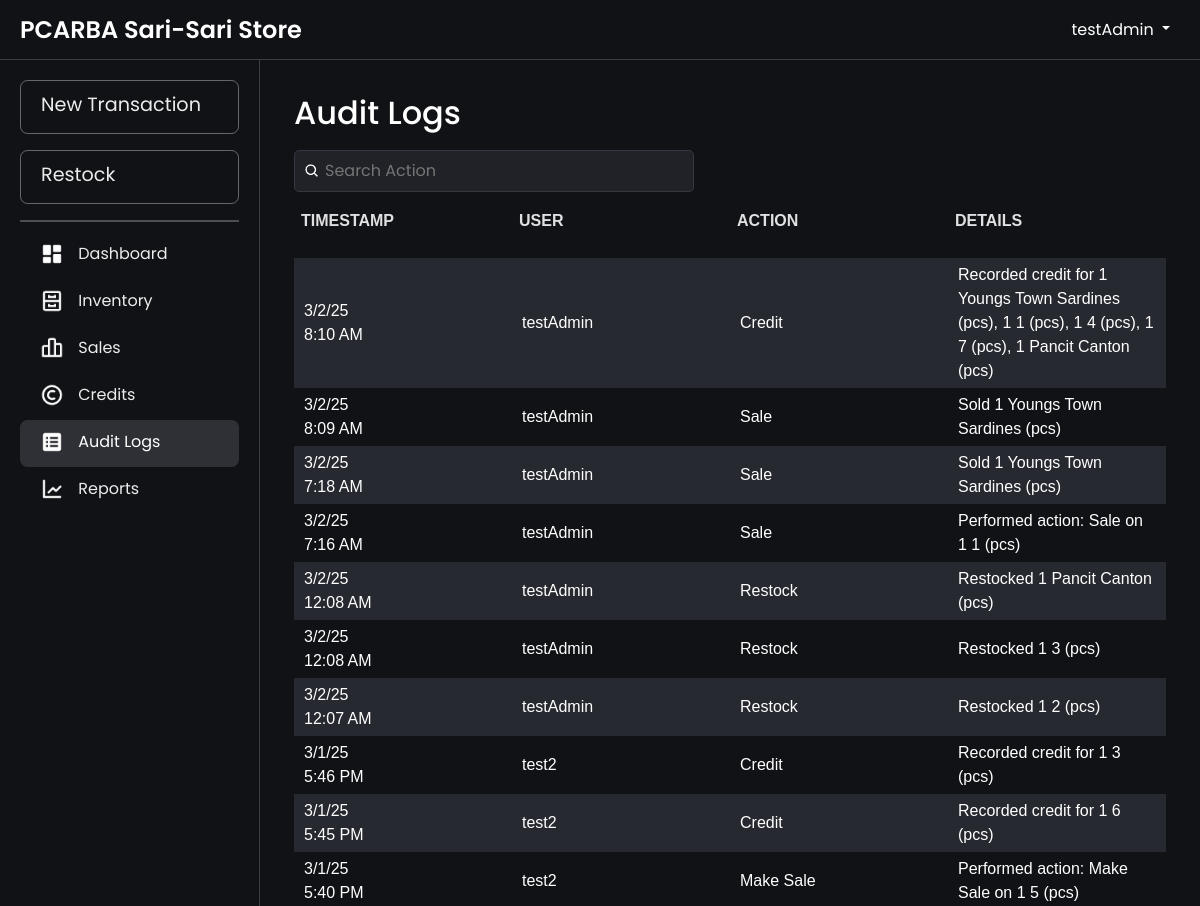
The page /audit_logs.php (signed in, upper part) on the database as committed earlier.
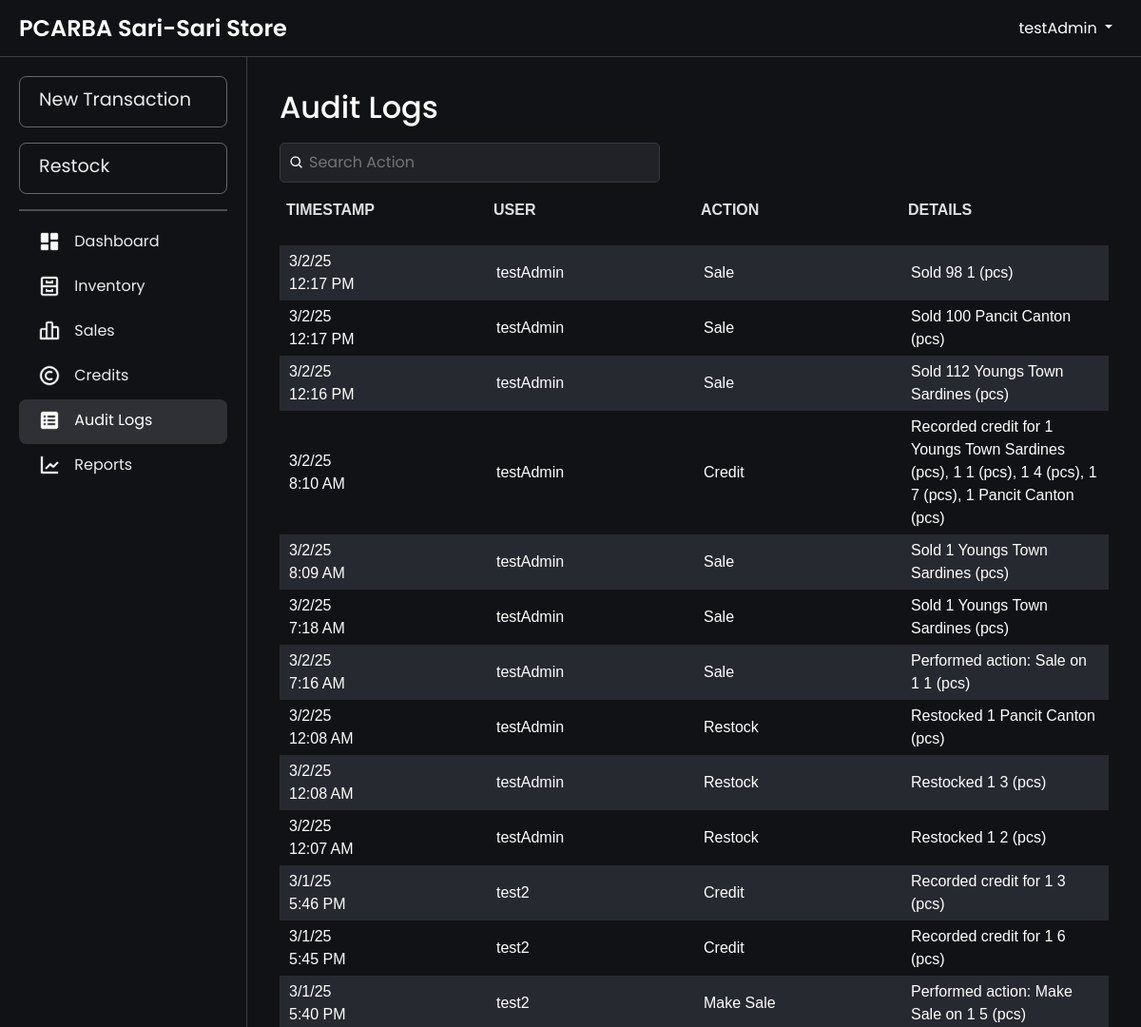
The same page on the database as committed later.
### tables this page shows
CREATE TABLE `audit_logs` (
  `logId` int(11) NOT NULL AUTO_INCREMENT,
  `action` varchar(50) NOT NULL COMMENT 'Type of action (e.g., Add Product, Restock, Sale, etc.)',
  `details` text DEFAULT NULL COMMENT 'Details of the action (e.g., JSON or descriptive text)',
  `userId` int(11) NOT NULL COMMENT 'User who performed the action',
  `timestamp` timestamp NOT NULL DEFAULT current_timestamp() COMMENT 'Time of the action',
  PRIMARY KEY (`logId`),
  KEY `users_audit_logs` (`userId`),
  CONSTRAINT `users_audit_logs` FOREIGN KEY (`userId`) REFERENCES `users` (`userId`) ON DELETE CASCADE
);

CREATE TABLE `users` (
  `userId` int(11) NOT NULL AUTO_INCREMENT,
  `username` varchar(50) NOT NULL,
  `password` varchar(255) NOT NULL,
  `login_count` int(11) DEFAULT 0,
  PRIMARY KEY (`userId`),
  UNIQUE KEY `username` (`username`)
);

### htdocs/audit_logs.php (the view, shortened to what this page needs)
<?php
include 'db.php';
$query = "SELECT a.logId, a.action, a.details, a.timestamp, u.username
          FROM audit_logs a
          JOIN users u ON a.userId = u.userId
          ORDER BY a.timestamp DESC";
$result = $conn->query($query);
$logs = $result->fetch_all(MYSQLI_ASSOC);
?>
<!DOCTYPE html>
<html lang="en">
<head>
    <link rel="stylesheet" href="css/bootstrap.min.css">
    <link rel="stylesheet" href="css/layer1.css">
</head>
<body>
    <?php include 'navbar.php'; ?>
    <div class="main-content fade-in">
        <div class="container">
            <div class="header-container">
                <h2>Audit Logs</h2>
                <div class="search-container">
                    <div class="search-wrapper">
                        <img src="images/search-icon.png" alt="Search" class="search-icon">
                        <input type="text" id="searchBar" placeholder="Search Action" onkeyup="filterLogs(); toggleClearIcon();">
                    </div>
                </div>
            </div>
            <div class="table-wrapper">
                <table id="logsTable" width="100%">
                    <thead>
                        <tr align="left">
                            <th>Timestamp</th>
                            <th>User</th>
                            <th>Action</th>
                            <th>Details</th>
                        </tr>
                    </thead>
                    <tbody>
                        <?php if (empty($logs)) { ?>
                            <tr>
                                <td colspan="4" style="text-align: center;">No logs found.</td>
                            </tr>
                        <?php } else { ?>
                            <?php foreach ($logs as $log) {
                                $date = !empty($log['timestamp'])
                                    ? date("n/j/y", strtotime($log['timestamp'])) . "<br>" . date("g:i A", strtotime($log['timestamp']))
                                    : 'N/A';
                            ?>
                                <tr>
                                    <td><?php echo $date; ?></td>
                                    <td><?php echo htmlspecialchars($log['username']); ?></td>
                                    <td><?php echo htmlspecialchars($log['action']); ?></td>
                                    <td><?php echo htmlspecialchars($log['details']); ?></td>
                                </tr>
                            <?php } ?>
                        <?php } ?>
                    </tbody>
                </table>
            </div>
        </div>
    </div>
</body>
</html>

### htdocs/navbar.php (shortened to what this page needs)
<?php
$current_page = basename($_SERVER['PHP_SELF']);
?>
<!DOCTYPE html>
<html lang="en">
<head>
    <link rel="stylesheet" href="css/bootstrap.min.css">
    <link rel="stylesheet" href="css/layer1.css">
</head>
<body>
    <nav class="navbar navbar-expand-lg navbar-dark navbar-fixed-top">
        <div class="navbar1">
            <a class="navbar-brand" href="dashboard.php">PCARBA Sari-Sari Store</a>
        </div>
        <div class="navbar2">
            <div class="ms-auto">
                <div class="dropdown">
                    <a class="nav-link dropdown-toggle" href="" role="button" data-bs-toggle="dropdown" aria-expanded="false">
                        <?php echo $_SESSION['username']; ?>
                    </a>
                </div>
            </div>
        </div>
    </nav>
    <div class="sidebar sidebar-open">
        <a href="transaction.php" class="sidebar-link sidebar-record-sale <?php echo in_array($current_page, ['addSale.php', 'addCredit.php', 'transaction.php']) ? 'active' : ''; ?>">New Transaction</a>
        <a href="restock.php" class="sidebar-link sidebar-restock <?php echo in_array($current_page, ['restock.php']) ? 'active' : ''; ?>">Restock</a>
        <hr>
        <a href="dashboard.php" class="<?php echo $current_page == 'dashboard.php' ? 'active' : ''; ?>">
            <img src="images/<?php echo $current_page == 'dashboard.php' ? 'DB.png' : 'DB.png'; ?>" alt="Dashboard">&nbsp;Dashboard
        </a>
        <a href="inventory.php" class="<?php echo $current_page == 'inventory.php' ? 'active' : ''; ?>">
            <img src="images/<?php echo $current_page == 'inventory.php' ? 'cabinet_active.png' : 'cabinet.png'; ?>" alt="Inventory">&nbsp;Inventory
        </a>
        <a href="sales.php" class="<?php echo $current_page == 'sales.php' ? 'active' : ''; ?>">
            <img src="images/<?php echo $current_page == 'sales.php' ? 'barsales_active.png' : 'barsales.png'; ?>" alt="Sales">&nbsp;Sales
        </a>
        <a href="credit.php" class="<?php echo $current_page == 'credit.php' ? 'active' : ''; ?>">
            <img src="images/<?php echo $current_page == 'credit.php' ? 'credits-active.png' : 'credits.png'; ?>" alt="Credits">&nbsp;Credits
        </a>
        <a href="audit_logs.php" class="<?php echo $current_page == 'audit_logs.php' ? 'active' : ''; ?>">
            <img src="images/<?php echo $current_page == 'audit_logs.php' ? 'auditlogs-active.png' : 'auditlogs.png'; ?>" alt="Audit Logs">&nbsp;Audit Logs
        </a>
        <a href="reports.php" class="<?php echo $current_page == 'reports.php' ? 'active' : ''; ?>">
            <img src="images/<?php echo $current_page == 'reports.php' ? 'reports.png' : 'reports.png'; ?>" alt="reports">&nbsp;Reports
        </a>
    </div>
    <div class="overlay" onclick="toggleSidebar()"></div>
</body>
</html>

### htdocs/css/layer1.css (style rules this page uses)
.fade-in { animation: fadeInAnimation ease .1s; -webkit-animation: fadeInAnimation ease 1s; -moz-animation: fadeInAnimation ease 1s; -o-animation: fadeInAnimation ease 1s; -ms-animation: fadeInAnimation ease 1s; }
body { background-color: rgb(17, 18, 22); font-family: "Poppins", serif; color: white; }

### htdocs/audit_logs.php (style rules this page uses)
.search-container { margin-top: 10px; display: flex; justify-content: space-between; align-items: center; gap: 10px; position: relative; width: 100%; }
.header-container { display: flex; align-items: center; flex-wrap: wrap; flex-direction: row; justify-content: space-between; position: relative; padding: 10px; }
.search-wrapper { display: flex; align-items: center; position: relative; width: 100%; max-width: 400px; }
.search-wrapper .search-icon { position: absolute; left: 10px; width: 16px; height: 16px; }
.search-wrapper input { padding: 8px 8px 8px 30px; width: 100%; border-radius: 5px; border: 1px solid #333942; background-color: rgba(33, 34, 39, 255); color: #f7f7f8; }
.table-wrapper { overflow-x: auto; }
.table-wrapper { scroll-behavior: smooth; height: 70vh; overflow-y: auto; position: relative; padding: 10px; padding-top: 0; }
table { font-family: Arial, Helvetica, sans-serif; width: 100%; border-collapse: separate; border-spacing: 0 10px; table-layout: fixed; }
table thead { position: sticky; top: 0; z-index: 10; background-color: #1f1f1f; }
table tbody tr:nth-child(odd) { background-color: #272930; }
table tbody tr:nth-child(even) { background-color: rgb(17, 18, 22); }
table th { padding: 7px; background-color: rgb(17, 18, 22); color: rgba(247, 247, 248, 0.9); font-weight: bold; text-transform: uppercase; font-size: 1rem; box-shadow: 0 4px 8px rgba(0, 0, 0, 0.83); padding-bottom: 25px; }
table td { padding: 5px 10px; font-size: 1rem; margin: 0 5px; }
table tr { background-color: transparent; }

### htdocs/navbar.php (style rules this page uses)
html, body { margin: 0; padding: 0; width: 100%; height: 100%; overflow-x: hidden; }
body { display: grid; grid-template-rows: 60px 1fr; grid-template-columns: 260px 1fr; height: 100vh; overflow: hidden; margin: 0; }
.navbar-fixed-top { position: fixed; top: 0; left: 0; right: 0; display: flex; justify-content: space-between; align-items: center; height: 60px; padding: 0 20px; background-color: rgb(17, 18, 22); border-bottom: 0.25px solid rgba(187, 188, 190, 0.25); z-index: 1000; }
.navbar1 { display: flex; align-items: center; }
.navbar2 { display: flex; align-items: center; }
.dropdown { margin-left: 20px; padding: 10px; }
.sidebar { position: fixed; top: 60px; left: 0; bottom: 0; width: 260px; background-color: rgb(17, 18, 22); padding-top: 20px; border-right: 0.25px solid rgba(187, 188, 190, 0.25); overflow-y: auto; transition: transform 0.3s ease-in-out; z-index: 999; }
.sidebar a { margin-left: 20px; margin-right: 20px; display: flex; align-items: center; padding: 13px 20px; padding-top: 10px; color: rgba(255, 255, 255, 0.92); text-decoration: none; border-radius: 7.5px; transition: background 0.3s, color 0.3s; }
.sidebar a.active { background-color: rgba(187, 194, 209, 0.17); color: #fff; }
.sidebar-record-sale { font-size: 1.2rem; padding: 15px 25px; background: transparent; border: 0.5px solid rgba(187, 188, 190, 0.5); transition: border-color 0.3s, color 0.3s; margin-bottom: 16px; }
.sidebar-restock { display: block; font-size: 1.2rem; padding: 15px 25px; background: transparent; border: 0.5px solid rgba(187, 188, 190, 0.5); transition: border-color 0.3s, color 0.3s; margin-bottom: 16px; }
.main-content { grid-row: 2 / -1; grid-column: 2 / -1; padding: 24px 24px; overflow-y: auto; transition: margin-left 0.3s; margin: 0; }
.container { width: 100%; padding: 0; margin: 0 auto; }
.navbar-brand { display: none !important; }
@media (min-width: 1025px) { .sidebar { display: block !important; transform: translateX(0) !important; } }
@media (min-width: 1025px) { .navbar-brand { display: block !important; } }
.navbar-brand { font-family: 'Poppins', sans-serif; font-weight: 600; font-size: 1.5rem; margin-right: 20px; }
.sidebar hr { border: 1px solid rgb(255, 255, 255); margin: 10px 20px; }
.sidebar a img { width: 24px; height: 24px; margin-right: 10px; }

Rows that differ between the two databases and show on the page:
added audit_logs: timestamp "3/2/25", timestamp "12:17 PM", userId.username "testAdmin", action "Sale", details "Sold 98 1 (pcs)"
added audit_logs: timestamp "3/2/25", timestamp "12:17 PM", userId.username "testAdmin", action "Sale", details "Sold 100 Pancit Canton (pcs)"
added audit_logs: timestamp "3/2/25", timestamp "12:16 PM", userId.username "testAdmin", action "Sale", details "Sold 112 Youngs Town Sardines (pcs)"
